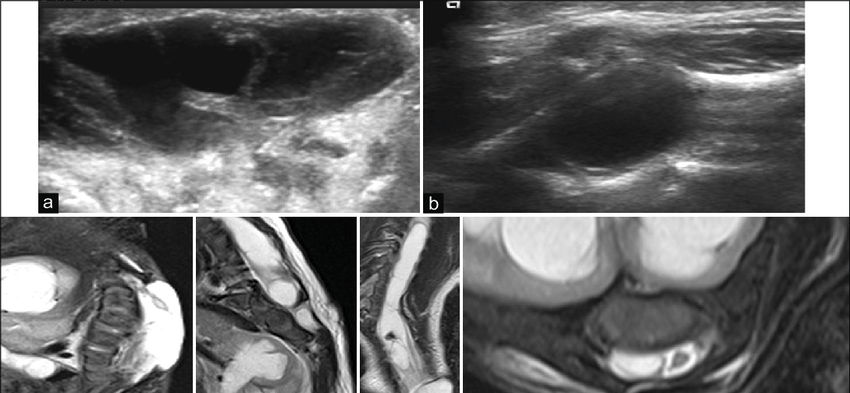
#> input picture CSS496/ultrasonic scan.png, 850 x 393 px
$ jupyter execute 3.ipynb
#> lines starting #> are read from the running program, lines starting #| are printed output that depends on the picture
[cell 1]
import numpy as np
import matplotlib.pyplot as plt
import cv2

[cell 2]
def GLT(image, transform, coeff = 1.0, gamma = 1.0):
    # build lookup table to map the pixel value [0,255] to their gray level transformation
    if transform == 'nagative':
        table = np.array([256-1-i for i in np.arange(0,256)]).astype("uint8")
    elif transform == 'identity':
        table = np.array([i for i in np.arange(0,256)]).astype("uint8")
    elif transform == 'log':
        table = np.array([10*coeff*(np.log10(1+i)) for i in np.arange(0,256)]).astype("uint8")
    elif transform == 'invlog':
        table = np.array([10*coeff/(np.log10(1+i)+1) for i in np.arange(0,256)]).astype("uint8")
    elif transform == 'root':
        invGamma = 1.0/gamma
        table = np.array([coeff*((i/255.0)**invGamma)*255 for i in np.arange(0,256)]).astype("uint8")
    elif transform == 'power':
        table = np.array([coeff*((i/255.0)**gamma)*255 for i in np.arange(0,256)]).astype("uint8")
    return cv2.LUT(image, table)

[cell 3]
img = cv2.imread('ultrasonic scan.png')
#> img is the input picture: shape (393, 850, 3); mean B, G, R 106.8, 106.8, 106.8
transform = 'identity'
coeff = 1
gamma = 2.5

out_img = GLT(img, transform, coeff=coeff, gamma=gamma)

plt.subplot(121)
plt.imshow(img,'gray')
plt.title('Input Image', fontsize=12)
plt.axis("off")

plt.subplot(122)
plt.imshow(out_img,'gray')
plt.title('Output Image', fontsize=12)
plt.axis("off")

plt.show
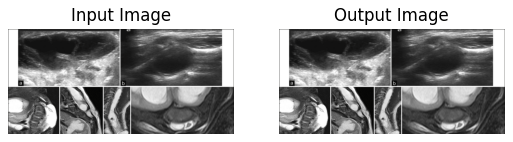
#> figure drawn by matplotlib, 2 panels; B, G, R data is drawn as R, G, B

[cell 4]
'nagative'
'identity'
'log'
'invlog'
'root'
'power'

[cell 5]
img = cv2.imread('ultrasonic scan.png')
transform = 'nagative'
coeff = -1
gamma = 2.5

out_img = GLT(img, transform, coeff=coeff, gamma=gamma)
#> call 2 of GLT, with transform = 'nagative', coeff = -1, gamma = 2.5
#> in GLT (call 2), `return cv2.LUT(image, table)`:
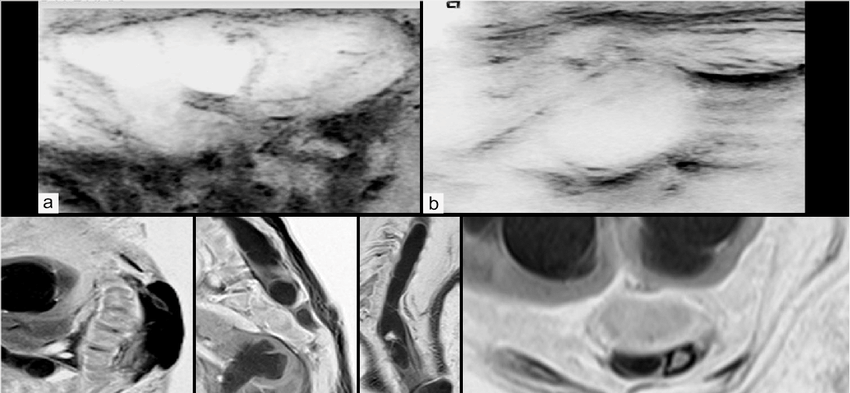
#> returned value: shape (393, 850, 3); mean of channels 0, 1, 2 148.2, 148.2, 148.2; drawn as B, G, R


plt.figure(figsize=(15, 10))


plt.subplot(121)
plt.imshow(img, cmap='gray')
plt.title('Input Image', fontsize=12)
plt.axis("off")


plt.subplot(122)
plt.imshow(out_img, cmap='gray')
plt.title('Output Image', fontsize=12)
plt.axis("off")

# Display the plot
plt.tight_layout()  # Adjust layout for better spacing
plt.show()
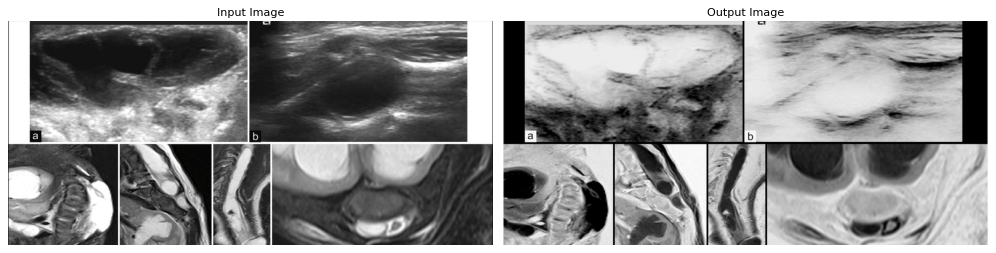
#> figure drawn by matplotlib, 2 panels; B, G, R data is drawn as R, G, B

[cell 6]
img = cv2.imread('ultrasonic scan.png')
transform = 'identity'
coeff = 1
gamma = 2.5

out_img = GLT(img, transform, coeff=coeff, gamma=gamma)


plt.figure(figsize=(15, 10))


plt.subplot(121)
plt.imshow(img, cmap='gray')
plt.title('Input Image', fontsize=12)
plt.axis("off")


plt.subplot(122)
plt.imshow(out_img, cmap='gray')
plt.title('Output Image', fontsize=12)
plt.axis("off")

# Display the plot
plt.tight_layout()  # Adjust layout for better spacing
plt.show()
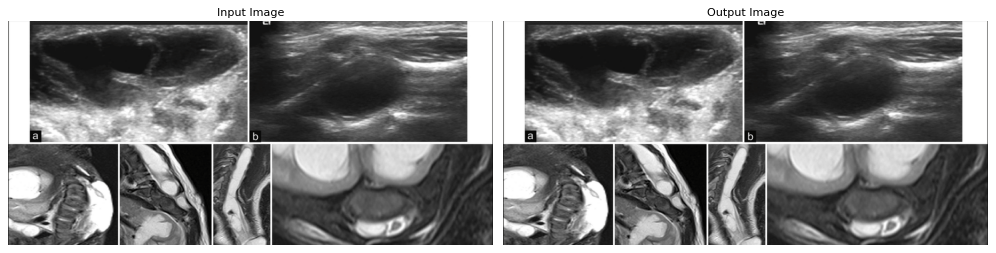
#> figure drawn by matplotlib, 2 panels; B, G, R data is drawn as R, G, B

[cell 7]
img = cv2.imread('ultrasonic scan.png')
transform = 'log'
coeff = 1
gamma = 2.5

out_img = GLT(img, transform, coeff=coeff, gamma=gamma)
#> call 4 of GLT, with transform = 'log', coeff = 1, gamma = 2.5
#> in GLT (call 4), `return cv2.LUT(image, table)`:
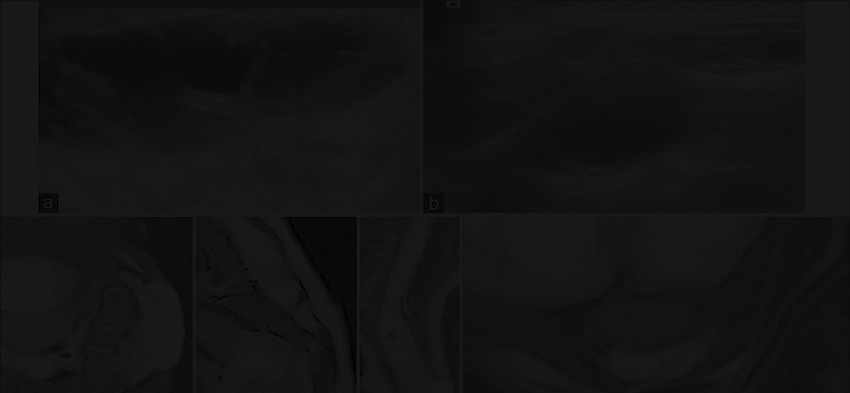
#> returned value: shape (393, 850, 3); mean of channels 0, 1, 2 18.6, 18.6, 18.6; drawn as B, G, R


plt.figure(figsize=(15, 10))


plt.subplot(121)
plt.imshow(img, cmap='gray')
plt.title('Input Image', fontsize=12)
plt.axis("off")


plt.subplot(122)
plt.imshow(out_img, cmap='gray')
plt.title('Output Image', fontsize=12)
plt.axis("off")

# Display the plot
plt.tight_layout()  # Adjust layout for better spacing
plt.show()
#> figure, not shown here; B, G, R data is drawn as R, G, B

[cell 8]
img = cv2.imread('ultrasonic scan.png')
transform = 'invlog'
coeff = 1
gamma = 2.5

out_img = GLT(img, transform, coeff=coeff, gamma=gamma)


plt.figure(figsize=(15, 10))


plt.subplot(121)
plt.imshow(img, cmap='gray')
plt.title('Input Image', fontsize=12)
plt.axis("off")


plt.subplot(122)
plt.imshow(out_img, cmap='gray')
plt.title('Output Image', fontsize=12)
plt.axis("off")

# Display the plot
plt.tight_layout()  # Adjust layout for better spacing
plt.show()
#> figure, not shown here; B, G, R data is drawn as R, G, B

[cell 9]
img = cv2.imread('ultrasonic scan.png')
transform = 'root'
coeff = 1
gamma = 2.5

out_img = GLT(img, transform, coeff=coeff, gamma=gamma)
#> in GLT (call 6), `return cv2.LUT(image, table)`:
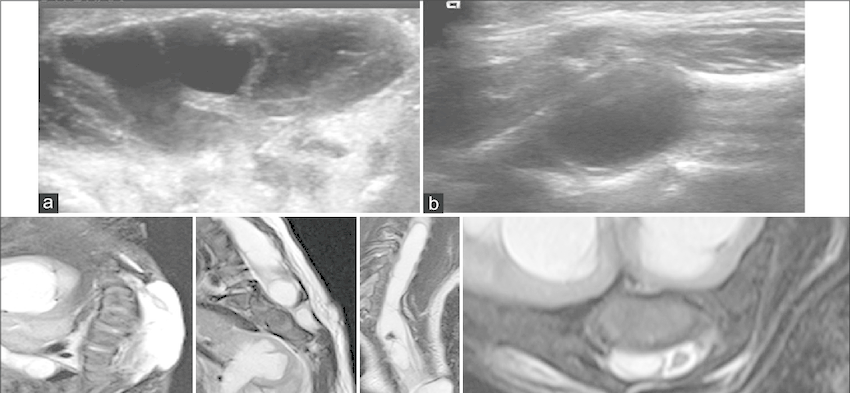
#> returned value: shape (393, 850, 3); mean of channels 0, 1, 2 168.5, 168.5, 168.4; drawn as B, G, R


plt.figure(figsize=(15, 10))


plt.subplot(121)
plt.imshow(img, cmap='gray')
plt.title('Input Image', fontsize=12)
plt.axis("off")


plt.subplot(122)
plt.imshow(out_img, cmap='gray')
plt.title('Output Image', fontsize=12)
plt.axis("off")

# Display the plot
plt.tight_layout()  # Adjust layout for better spacing
plt.show()
#> figure, not shown here; B, G, R data is drawn as R, G, B

[cell 10]
img = cv2.imread('ultrasonic scan.png')
transform = 'power'
coeff = 1
gamma = 2.5

out_img = GLT(img, transform, coeff=coeff, gamma=gamma)
#> in GLT (call 7), `return cv2.LUT(image, table)`:
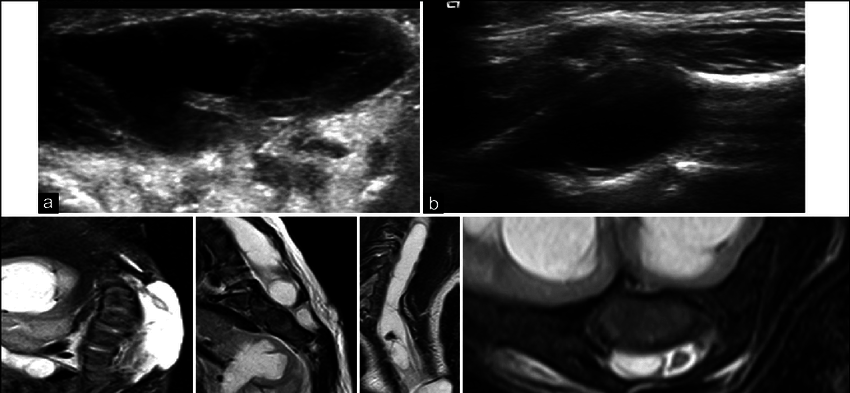
#> returned value: shape (393, 850, 3); mean of channels 0, 1, 2 56.5, 56.5, 56.5; drawn as B, G, R


plt.figure(figsize=(15, 10))


plt.subplot(121)
plt.imshow(img, cmap='gray')
plt.title('Input Image', fontsize=12)
plt.axis("off")


plt.subplot(122)
plt.imshow(out_img, cmap='gray')
plt.title('Output Image', fontsize=12)
plt.axis("off")

# Display the plot
plt.tight_layout()  # Adjust layout for better spacing
plt.show()
#> figure, not shown here; B, G, R data is drawn as R, G, B

$ run again, with CSS496/MRI_ORG.png copied over CSS496/ultrasonic scan.png
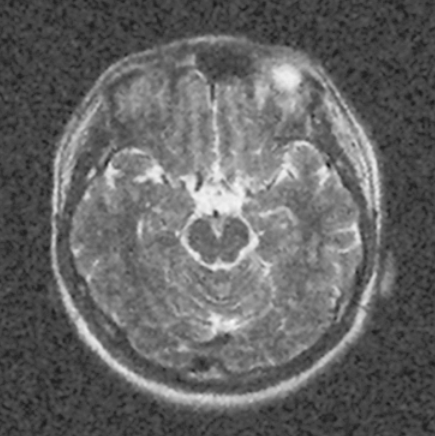
#> input picture CSS496/MRI_ORG.png, 435 x 436 px
#> img is the input picture: shape (436, 435, 3); min 25, max 249, mean 100.2
#> in GLT (call 6), `return cv2.LUT(image, table)`:
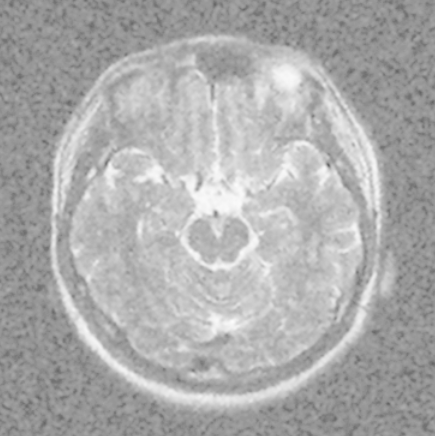
#> returned value: shape (436, 435, 3); min 100, max 252, mean 171.6
#> in GLT (call 7), `return cv2.LUT(image, table)`:
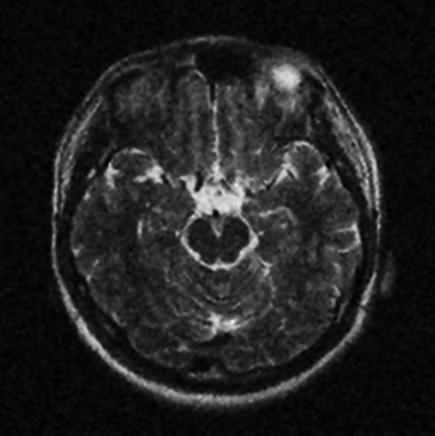
#> returned value: shape (436, 435, 3); min 0, max 240, mean 32.5
